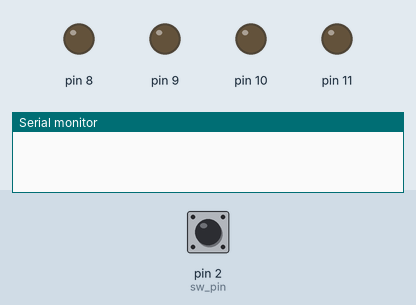
Recording of a sketch running on a simulated Arduino Uno, built with avr-gcc and run on an emulated ATmega328P. Shown: output pins drawn as LEDs (lit = HIGH), the last lines printed to the serial monitor. Inputs (shaded band) come from the test bench; at power-on: pin 2 (sw_pin) HIGH.

Above: at 1.2 s.
1.3 s: pin 2 (sw_pin) pulled LOW for 0.15 s
At 1.7 s:
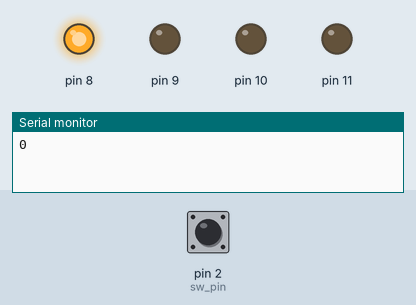
2.9 s: pin 2 (sw_pin) pulled LOW for 1 s
At 4.2 s:
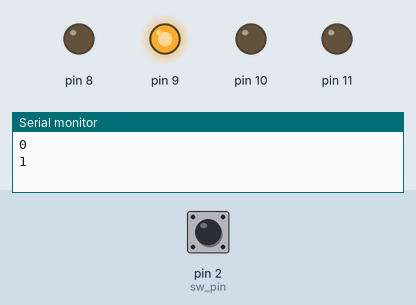
5.4 s: pin 2 (sw_pin) pulled LOW for 0.15 s
At 6.3 s:
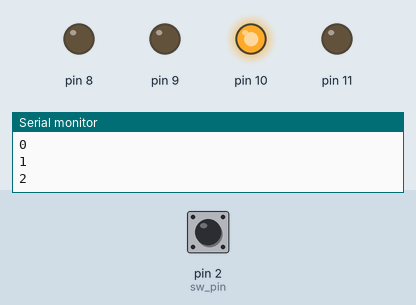
7.0 s: pin 2 (sw_pin) pulled LOW for 3.2 s
At 8.4 s:
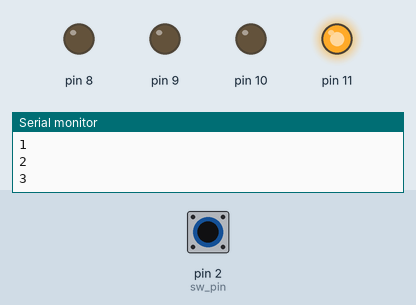
Timing chart, 0 to 10.0 s (numbered marks = the images above; inputs shaded):
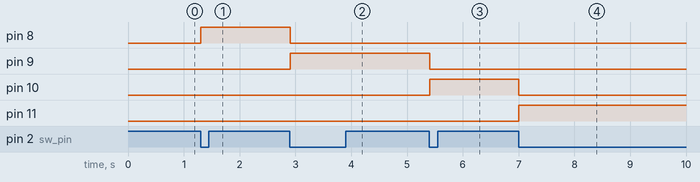

The sketch:

btn04.ino
```cpp
// switch 눌려질 때마다 4개의 LED 순차 점멸 (1개 LED만 on)
#include <Led.h>

# define OFF 0
# define ON 1

const int sw_pin = 2;
Led leds[4] = {
  Led(8), Led(9), Led(10), Led(11)
};

int out_no = -1; // 출력 패턴 번호(0-3)

void setup() {
  Serial.begin(115200);
  pinMode(sw_pin, INPUT_PULLUP);

}

void loop() {
  boolean o_sw, n_sw;

  o_sw = !digitalRead(sw_pin); // 스위치 첫 번째 상태 읽기
  delay(10);
  n_sw = !digitalRead(sw_pin); // 스위치 두 번째 상태 읽기

  if(o_sw == OFF && n_sw == ON) {
    out_no = (++out_no) % 4;
    Serial.println(out_no);

    for(int n = 0; n < 4; n++) {
      leds[n].setValue(n == out_no);
    }
  }
}
```

Measured:
- after the input at 1.3 s, pin 8: LOW → HIGH at once
- after the input at 2.9 s, pin 8: HIGH → LOW at once; pin 9: LOW → HIGH at once
- after the input at 5.4 s, pin 9: HIGH → LOW at once; pin 10: LOW → HIGH at once
- after the input at 7.0 s, pin 10: HIGH → LOW at once; pin 11: LOW → HIGH at once
